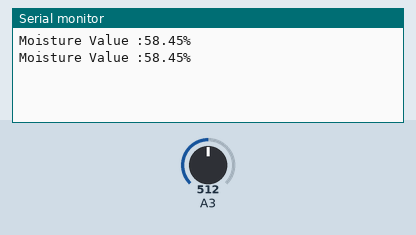
Simulated run of this sketch. Board: Arduino Uno, built with avr-gcc and run on an emulated ATmega328P. On the bench: the last lines printed to the serial monitor. The test bench sets the inputs (shaded band); at power-on: A3 = 512.

Above: at 1.8 s.
1.9 s: A3 set to 716
At 2.3 s:
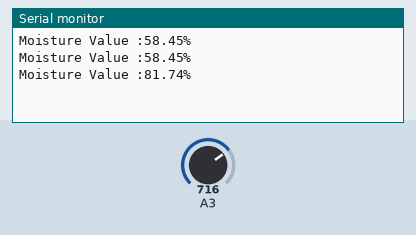
3.4 s: A3 set to 900
At 4.8 s:
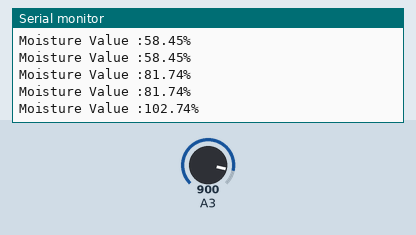
Timing chart, 0 to 6.4 s (numbered marks = the images above; inputs shaded):
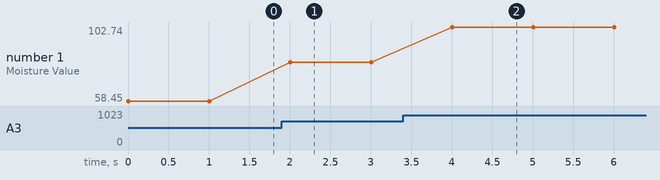

Measured:
- after the input at 1.9 s, the serial monitor: prints a new line after 0.10 s (image 1)
- after the input at 3.4 s, the serial monitor: prints a new line after 0.60 s (image 2)
- plotted number 1: 58.45 → 81.74 after the input at 1.9 s, 81.74 → 102.74 after the input at 3.4 s

The sketch:

soilmoisturesensor.ino
```cpp
int moistureValue;
float moisture_percentage;


void setup()
{
  Serial.begin(9600);
}

void loop()
{
  moistureValue=analogRead(A3);
  moisture_percentage=((moistureValue/876.00)*100);
  Serial.print("\nMoisture Value :");
  Serial.print(moisture_percentage);
  Serial.print("%");
  delay(1000);
}
```
